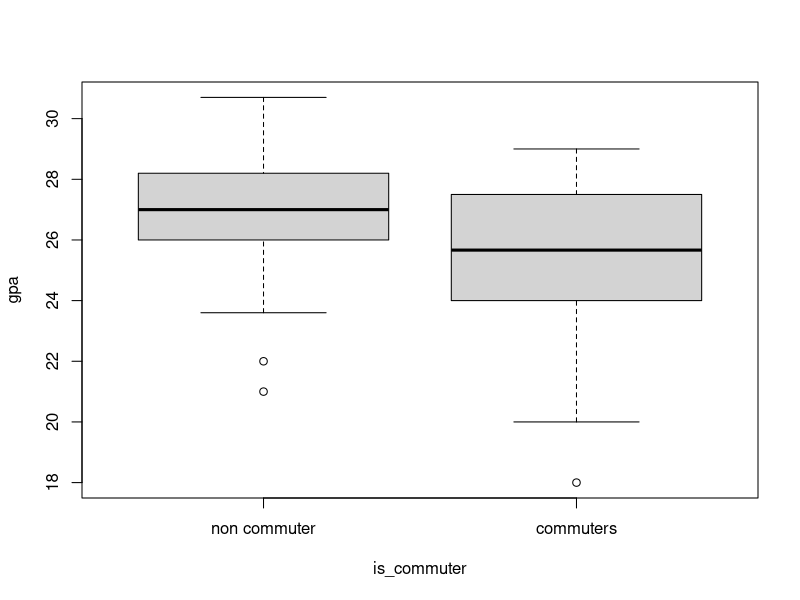
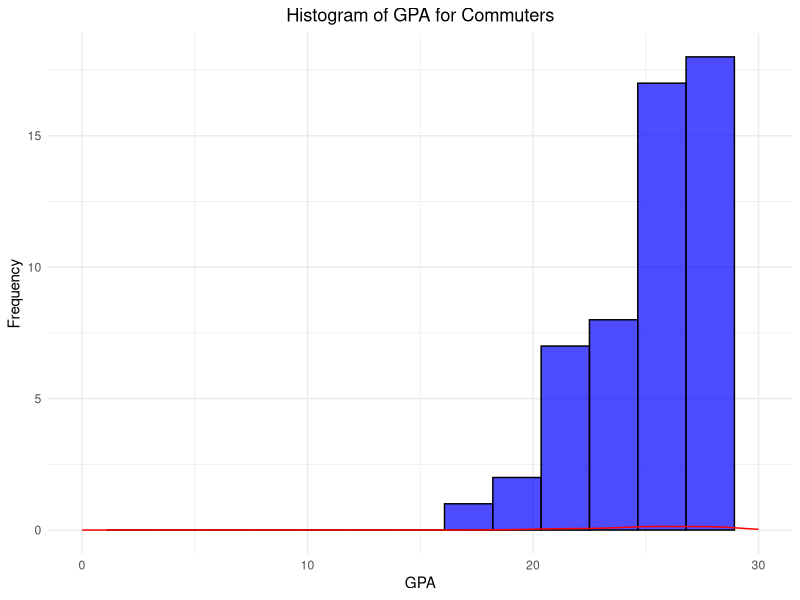
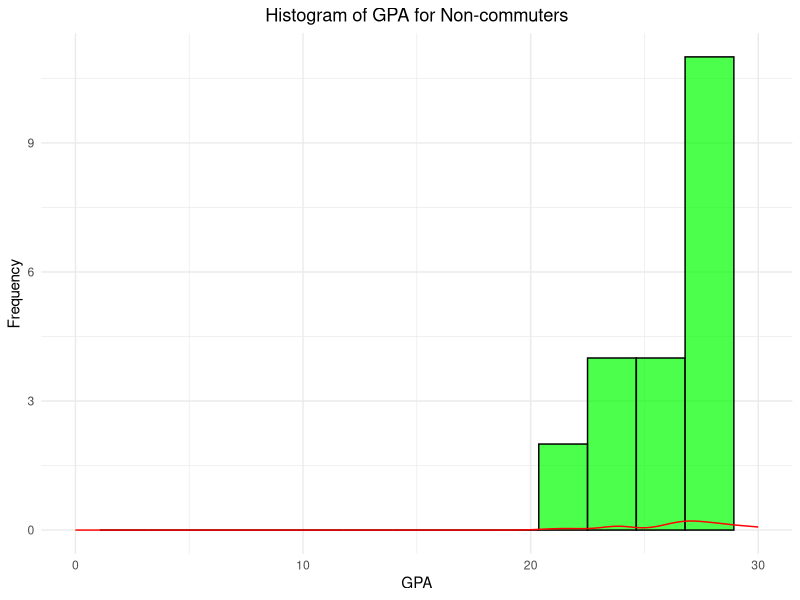
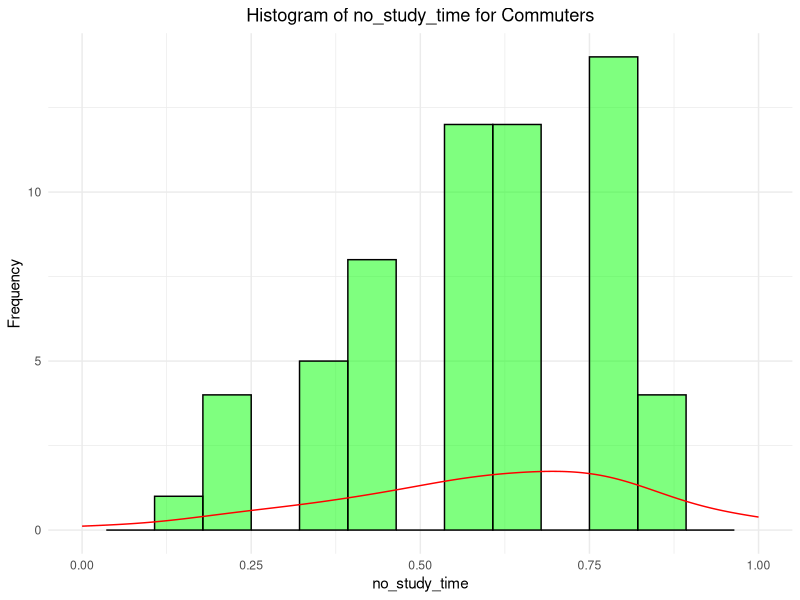
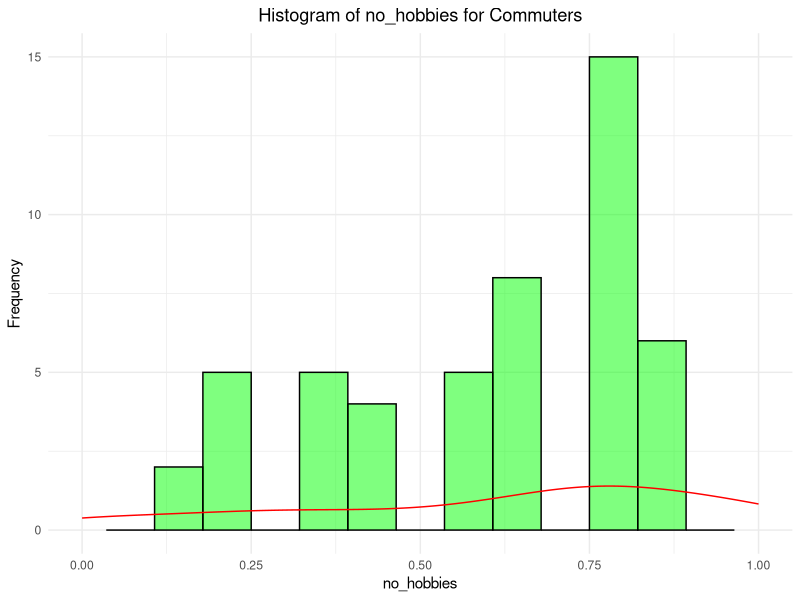
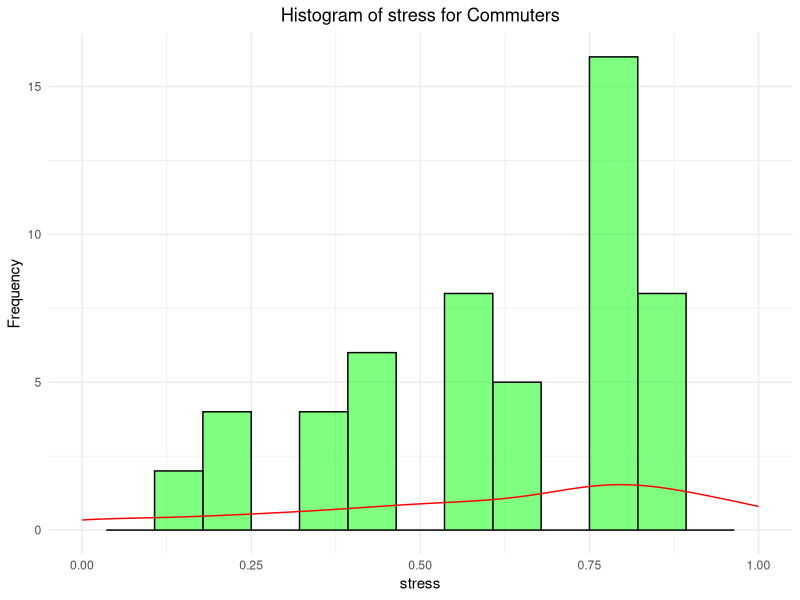
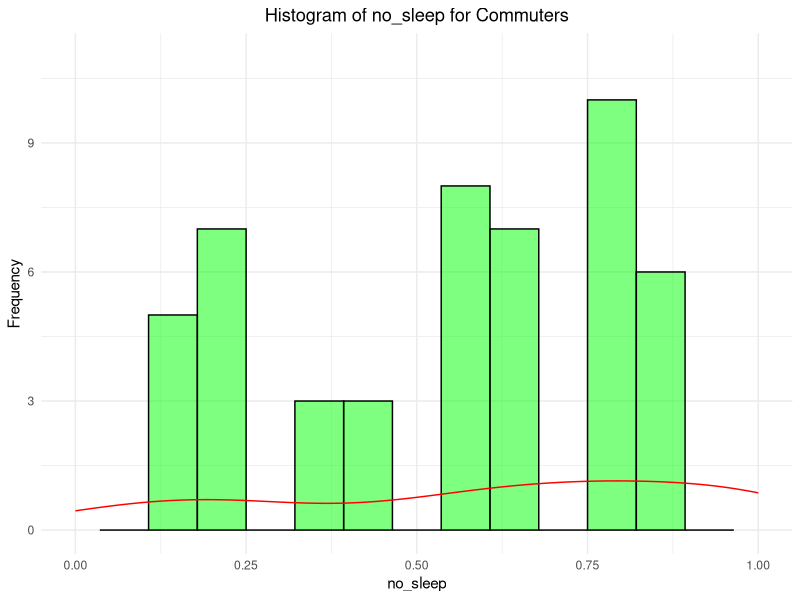
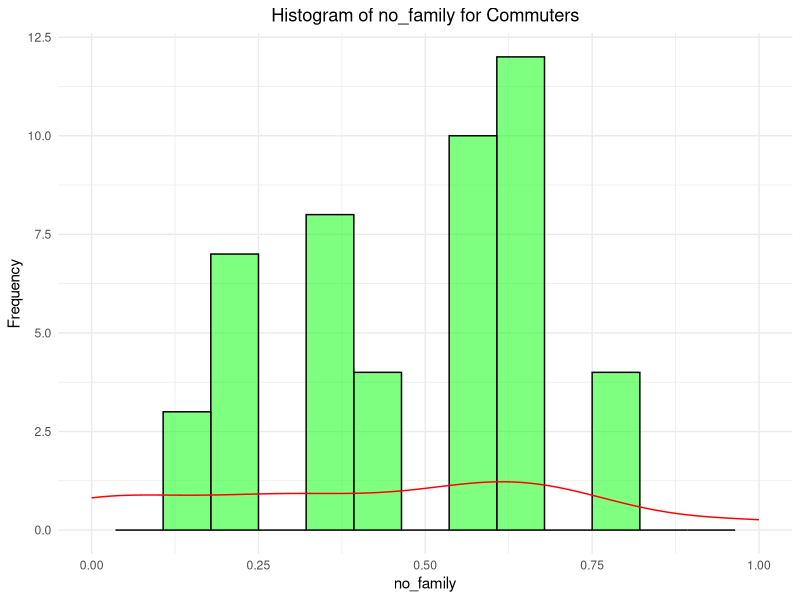

The R script that drew these images, in order:
data <- read.csv("data/merged.csv")
library(ggplot2)
library(dplyr)

n_commuters <- sum(data$is_commuter)
total <- length(data$is_commuter)
n_non_commuters <- total - n_commuters
ratio_commuters <- n_commuters / total

data.frame(
    commuters = n_commuters,
    non_commuters = n_non_commuters,
    ratio_commuters = ratio_commuters
)

attach(data)

boxplot(gpa[gpa != -1] ~ is_commuter[gpa != -1],
    data = data,
    names = c("non commuter", "commuters"),
    xlab = "is_commuter",
    ylab = "gpa"
)

# Histograms for GPA (Commuters)
filtered_commuters <- filter(data, is_commuter == 1 & gpa >= 0 & gpa <= 30)
ggplot(filtered_commuters, aes(x = gpa)) +
  geom_histogram(bins = 15, fill = "blue", color = "black", alpha = 0.7) +
  geom_density(aes(y = ..density..), color = "red") + 
  xlim(0, 30) +  
  ggtitle('Histogram of GPA for Commuters') +
  xlab('GPA') +
  ylab('Frequency') +
  theme_minimal() +
  theme(plot.title = element_text(hjust = 0.5))

# Histogram for GPA (Non-commuters)
filtered_non_commuters <- filter(data, is_commuter == 0 & gpa >= 0 & gpa <= 30)
ggplot(filtered_non_commuters, aes(x = gpa)) +
  geom_histogram(bins = 15, fill = "green", color = "black", alpha = 0.7) +
  geom_density(aes(y = ..density..), color = "red") + 
  xlim(0, 30) +  
  ggtitle('Histogram of GPA for Non-commuters') +
  xlab('GPA') +
  ylab('Frequency') +
  theme_minimal() +
  theme(plot.title = element_text(hjust = 0.5))

#Histogram for mean indices of life quality (Commuters)
filtered_data <- filter(data, is_commuter == 1)
filtered_columns <- filtered_data[, c("no_study_time", "no_hobbies", "stress", "no_sleep", "no_family", "no_friends", "loneliness")]

for (index in colnames(filtered_columns)) {
  xlim_range <- range(filtered_columns[[index]], na.rm = TRUE)
  plot <- ggplot(filtered_columns, aes_string(x = index)) +  
    geom_histogram(bins = 15, alpha = 0.5, fill = "green", color = "black") +
    geom_density(aes(y = ..density..), color = "red") + 
    xlim(xlim_range) +  # Set xlim based on data range
    ggtitle(paste("Histogram of", index, "for Commuters")) +  
    xlab(index) +  
    ylab('Frequency') + 
    theme_minimal() + 
    theme(plot.title = element_text(hjust = 0.5)) 
  print(plot)
}

#Histogram for mean indices of life quality (Non-commuters)
filtered_data <- filter(data, is_commuter == 0)
filtered_columns <- filtered_data[, c("no_study_time", "no_hobbies", "stress", "no_sleep", "no_family", "no_friends", "loneliness")]

for (index in colnames(filtered_columns)) {
  xlim_range <- range(filtered_columns[[index]], na.rm = TRUE)
  plot <- ggplot(filtered_columns, aes_string(x = index)) +  
    geom_histogram(bins = 15, alpha = 0.5, fill = "green", color = "black") +
    geom_density(aes(y = ..density..), color = "red") + 
    xlim(xlim_range) +  # Set xlim based on data range
    ggtitle(paste("Histogram of", index, "for Non-commuters")) +  
    xlab(index) +  
    ylab('Frequency') + 
    theme_minimal() + 
    theme(plot.title = element_text(hjust = 0.5)) 
  print(plot)
}

# Means for life indices
selected_columns <- c("no_study_time", "no_hobbies", "stress", "no_sleep", "no_family", "no_friends", "loneliness")
data$row_mean <- rowMeans(data[, selected_columns], na.rm = TRUE)
result <- data[, c(selected_columns, "row_mean")]
head(result)

#Boxplot of mean life indices for commuters
boxplot(row_mean ~ is_commuter,
        data = data[!is.na(data$row_mean), ],
        names = c("non commuter", "commuters"),
        xlab = "is_commuter",
        ylab = "gpa"
)
